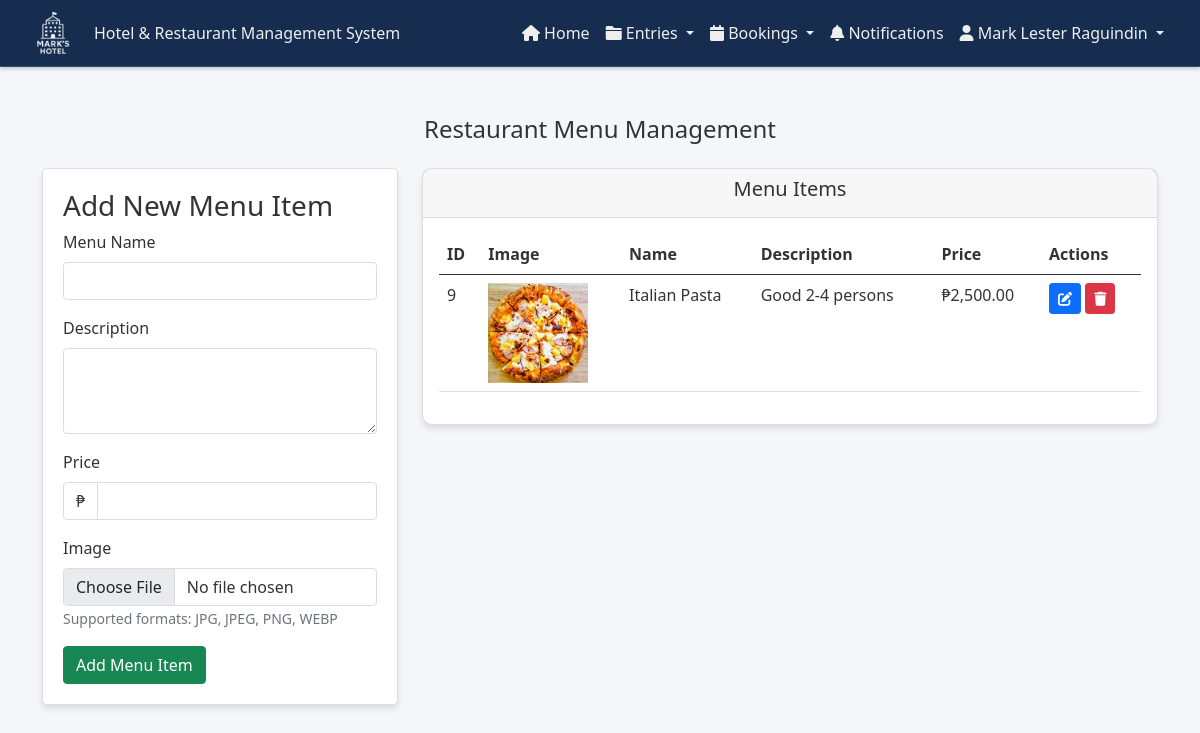
Before: /admin/restaurantMenu.php (signed in) with the older database file.
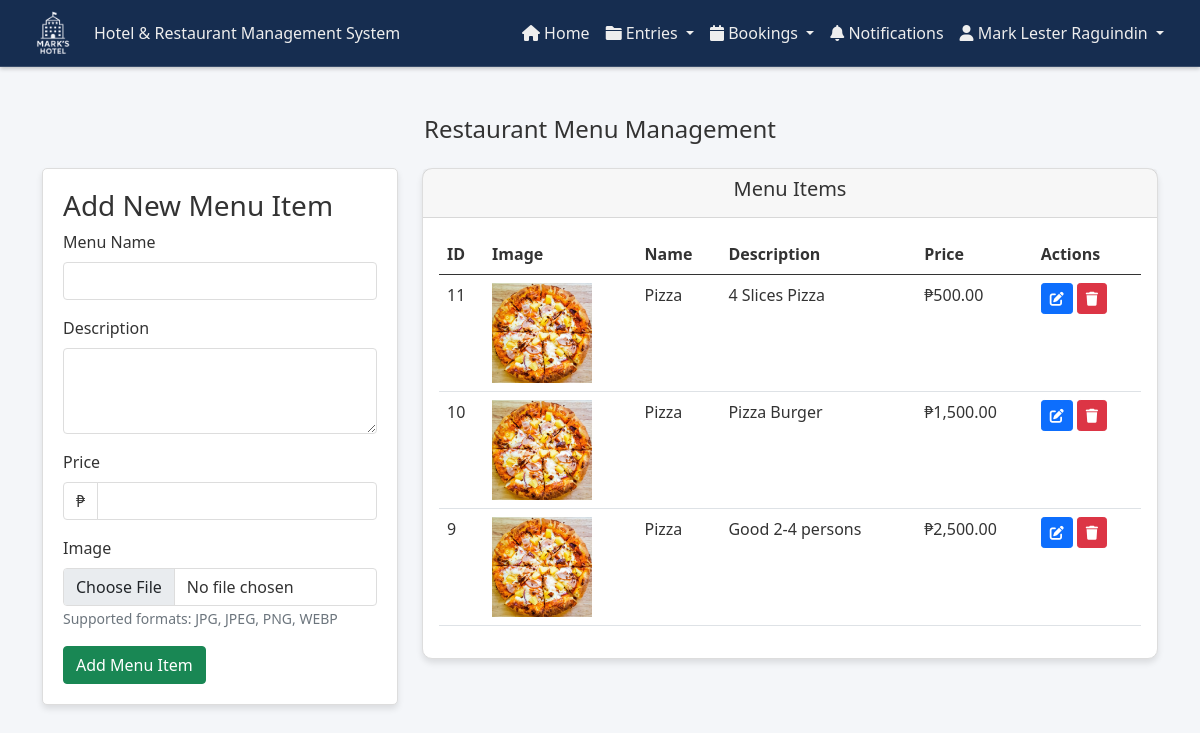
After: the same page with the newer database file.
### tables this page shows
CREATE TABLE `restaurant_menu` (
  `menu_id` int(11) NOT NULL,
  `menu_name` varchar(255) NOT NULL,
  `menu_description` varchar(500) NOT NULL,
  `image` varchar(500) NOT NULL,
  `price` int(255) NOT NULL
);

### admin/restaurantMenu.php (the view, shortened to what this page needs)
<?php
include '../components/config.php';
$edit_menu = null;
$query = "SELECT * FROM restaurant_menu ORDER BY menu_id DESC";
$menu_items = mysqli_query($con, $query);
?>
<!DOCTYPE html>
<html lang="en">
<head>
    <link href="https://cdn.jsdelivr.net/npm/bootstrap@5.0.2/dist/css/bootstrap.min.css" rel="stylesheet">
    <link rel="stylesheet" href="https://cdnjs.cloudflare.com/ajax/libs/font-awesome/6.0.0-beta3/css/all.min.css" />
    <link rel="stylesheet" href="../css/customAdminHeader.css">
    <link rel="stylesheet" href="../css/darkTheme.css">
    <link rel="stylesheet" href="../css/notifications.css">
</head>
<body>
    <?php include '../components/header_admin.php'; ?>
    <div class="container mt-4">
        <div class="row">
            <div class="col-12">
                <h4 class="mb-4 text-center mt-4">Restaurant Menu Management</h4>
            </div>
        </div>
        <div class="row">
            <div class="col-md-4">
                <div class="menu-form">
                    <h3><?php echo $edit_menu ? 'Edit Menu Item' : 'Add New Menu Item'; ?></h3>
                    <form action="<?php echo $_SERVER['PHP_SELF']; ?>" method="POST" enctype="multipart/form-data">
                        <div class="mb-3">
                            <label for="menu_name" class="form-label">Menu Name</label>
                            <input type="text" class="form-control" id="menu_name" name="menu_name" value="<?php echo $edit_menu ? $edit_menu['menu_name'] : ''; ?>" required>
                        </div>
                        <div class="mb-3">
                            <label for="menu_description" class="form-label">Description</label>
                            <textarea class="form-control" id="menu_description" name="menu_description" rows="3" required><?php echo $edit_menu ? $edit_menu['menu_description'] : ''; ?></textarea>
                        </div>
                        <div class="mb-3">
                            <label for="price" class="form-label">Price</label>
                            <div class="input-group">
                                <span class="input-group-text">₱</span>
                                <input type="number" class="form-control" id="price" name="price" step="0.01" value="<?php echo $edit_menu ? $edit_menu['price'] : ''; ?>" required>
                            </div>
                        </div>
                        <div class="mb-3">
                            <label for="image" class="form-label">Image</label>
                            <input type="file" class="form-control" id="image" name="image" accept="image/*" onchange="previewImage(this);" <?php echo $edit_menu ? '' : 'required'; ?>>
                            <small class="form-text text-muted">Supported formats: JPG, JPEG, PNG, WEBP</small>
                        </div>
                        <?php if($edit_menu): ?>
                            <button type="submit" name="update_menu" class="btn btn-primary">Update Menu Item</button>
                            <a href="<?php echo $_SERVER['PHP_SELF']; ?>" class="btn btn-secondary">Cancel</a>
                        <?php else: ?>
                            <button type="submit" name="add_menu" class="btn btn-success">Add Menu Item</button>
                        <?php endif; ?>
                    </form>
                </div>
            </div>
            <div class="col-md-8">
                <div class="card">
                    <div class="card-header">
                        <h5 class="card-title text-center">Menu Items</h5>
                    </div>
                    <div class="card-body">
                        <div class="table-responsive">
                            <table class="table table-hover">
                                <thead>
                                    <tr>
                                        <th>ID</th>
                                        <th>Image</th>
                                        <th>Name</th>
                                        <th>Description</th>
                                        <th>Price</th>
                                        <th>Actions</th>
                                    </tr>
                                </thead>
                                <tbody>
                                    <?php if(mysqli_num_rows($menu_items) > 0): ?>
                                        <?php while($item = mysqli_fetch_assoc($menu_items)): ?>
                                            <tr>
                                                <td><?php echo $item['menu_id']; ?></td>
                                                <td>
                                                    <?php if($item['image']): ?>
                                                        <img src="../uploads/<?php echo $item['image']; ?>" class="menu-img" alt="<?php echo $item['menu_name']; ?>">
                                                    <?php else: ?>
                                                        <span class="text-muted">No image</span>
                                                    <?php endif; ?>
                                                </td>
                                                <td><?php echo $item['menu_name']; ?></td>
                                                <td><?php echo substr($item['menu_description'], 0, 50) . (strlen($item['menu_description']) > 50 ? '...' : ''); ?></td>
                                                <td>₱<?php echo number_format($item['price'], 2); ?></td>
                                                <td>
                                                    <a href="<?php echo $_SERVER['PHP_SELF'] . '?edit=' . $item['menu_id']; ?>" class="btn btn-sm btn-primary">
                                                        <i class="fas fa-edit"></i>
                                                    </a>
                                                    <button type="button" class="btn btn-sm btn-danger" data-bs-toggle="modal" data-bs-target="#deleteModal<?php echo $item['menu_id']; ?>">
                                                        <i class="fas fa-trash"></i>
                                                    </button>
                                                </td>
                                            </tr>
                                        <?php endwhile; ?>
                                    <?php else: ?>
                                        <tr>
                                            <td colspan="6" class="text-center">No menu items found</td>
                                        </tr>
                                    <?php endif; ?>
                                </tbody>
                            </table>
                        </div>
                    </div>
                </div>
            </div>
        </div>
    </div>
</body>
</html>

### components/header_admin.php (shortened to what this page needs)
<nav class="navbar navbar-expand-lg custom-navbar">
    <div class="container-fluid">
        <img src="../images/final.png" alt="" class="me-3" style="height: 50px;">
        <a class="navbar-brand" id="navbarTitle" href="dashboard.php">
        </a>
        <div class="collapse navbar-collapse" id="navbarNav">
            <ul class="navbar-nav ms-auto">
                <li class="nav-item">
                    <a class="nav-link" aria-current="page" href="dashboard.php">
                        <i class="fas fa-home"></i> Home
                    </a>
                </li>
                <li class="nav-item dropdown">
                    <a class="nav-link dropdown-toggle" href="#" id="entriesDropdown" role="button" data-bs-toggle="dropdown" aria-expanded="false">
                        <i class="fas fa-folder"></i> Entries
                    </a>
                </li>
                <li class="nav-item dropdown">
                    <a class="nav-link dropdown-toggle" href="#" id="entriesDropdown" role="button" data-bs-toggle="dropdown" aria-expanded="false">
                        <i class="fas fa-calendar"></i> Bookings
                    </a>
                </li>
                <li class="nav-item">
                    <a class="nav-link position-relative" aria-current="page" href="#" id="notificationLink">
                        <i class="fas fa-bell"></i> Notifications
                        <span class="notification-badge"></span>
                    </a>
                </li>
                <li class="nav-item dropdown">
                    <a class="nav-link dropdown-toggle" href="#" id="userDropdown" role="button" data-bs-toggle="dropdown" aria-expanded="false">
                        <i class="fas fa-user"></i> <?php echo htmlspecialchars($_SESSION['name'] ?? 'User'); ?>
                    </a>
                </li>
            </ul>
        </div>
    </div>
</nav>

### css/customAdminHeader.css (style rules this page uses)
.custom-navbar { background-color: #162d50; border-bottom: 1px solid rgba(255, 255, 255, 0.15); box-shadow: 0 2px 4px rgba(0, 0, 0, 0.2); padding: 0.5rem 1rem; }
.custom-navbar .navbar-brand, .custom-navbar .nav-link, .custom-navbar .dropdown-toggle { color: #eee !important; font-weight: 500; font-size: 1rem; }

### css/darkTheme.css (style rules this page uses)
:root { --main-bg-color: #f4f6f9; --main-text-color: #333; --card-bg: #fff; --card-text: #333; --card-heading: #555; --card-value: #111; --border-color: #ddd; --shadow-color: rgba(0, 0, 0, 0.1); --hover-bg: #f0f0f0; --chart-grid: rgba(0, 0, 0, 0.1); }
body { background-color: var(--main-bg-color); color: var(--main-text-color); transition: background-color 0.3s ease, color 0.3s ease; }
.container, .container-fluid { color: var(--main-text-color); }
.menu-form, .card, .modal-content, .dashboard-card { background-color: var(--card-bg) !important; color: var(--card-text) !important; border: 1px solid var(--border-color); box-shadow: 0 4px 6px var(--shadow-color); border-radius: 10px; }
.menu-form h3, .card-title, .card-header, .modal-header h5 { color: var(--card-text); }
.menu-form input, .menu-form textarea, .menu-form select, .input-group-text { background-color: var(--card-bg); color: var(--card-text); border: 1px solid var(--border-color); }
.menu-form input::placeholder, .menu-form textarea::placeholder { color: #aaa; }
.table { color: var(--card-text); }
.table thead th { background-color: var(--card-bg); color: var(--card-text); border-bottom: 1px solid var(--border-color); }
.btn { transition: background-color 0.2s ease; }

### css/notifications.css (style rules this page uses)
.notification-badge { position: absolute; top: -5px; right: -5px; font-size: 0.75rem; padding: 0.25em 0.4em; border-radius: 50%; }
#notificationLink { position: relative; cursor: pointer; }

### admin/restaurantMenu.php (style rules this page uses)
.menu-img { width: 100px; height: 100px; object-fit: cover; }
.table-responsive { overflow-x: auto; }
.menu-form { background-color: #f8f9fa; padding: 20px; border-radius: 5px; margin-bottom: 20px; }

Changed rows visible on the page:
added restaurant_menu: menu_id "11", image (picture), menu_name "Pizza", menu_description "4 Slices Pizza", price "500.00"
added restaurant_menu: menu_id "10", image (picture), menu_name "Pizza", menu_description "Pizza Burger", price "1,500.00"
changed restaurant_menu "Good 2-4 persons": menu_name "Italian Pasta" → "Pizza"
